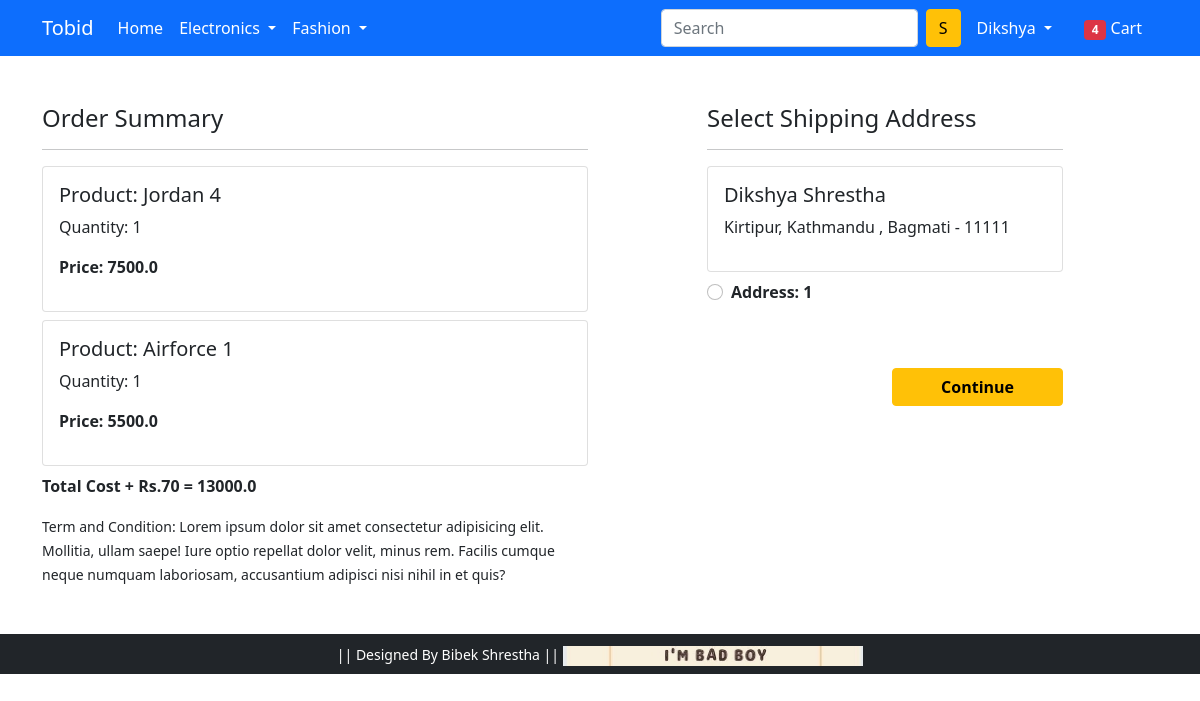
The app's page /checkout/ (signed in) with its own data.
### app/models.py (models this page shows, shortened)
class Cart(models.Model):
    user = models.ForeignKey(User, on_delete=models.CASCADE)
    product = models.ForeignKey(Product, on_delete=models.CASCADE)
    quantity = models.PositiveIntegerField(default=1)
    @property
    def total_cost(self):
        return self.quantity * self.product.discounted_price

class Product(models.Model):
    title = models.CharField(max_length=100)
    selling_price = models.FloatField()
    discounted_price = models.FloatField()
    description = models.TextField()
    brand = models.CharField(max_length=100)
    category = models.CharField( choices=CATEGORY_CHOICES, max_length=2)
    product_image = models.ImageField(upload_to="producting")

class Customer(models.Model):
 user = models.ForeignKey(User,on_delete=models.CASCADE)
 name = models.CharField(max_length=200)
 locality = models.CharField(max_length=200)
 city = models.CharField(max_length=50)
 zipcode = models.IntegerField()
 state = models.CharField( choices=STATE_CHOICES, max_length=50)

### app/views.py (the view)
# urls.py: path('checkout/',views.checkout, name='checkout'),
def checkout(request):
    user = request.user
    add = Customer.objects.filter(user=user)
    cart_items = Cart.objects.filter(user=user)
    amount = 0.0
    shipping_amount = 0.0
    totalamount = 0.0
    cart_product = [p for p in Cart.objects.all() if p.user == request.user ]
    if cart_product:
        for p in cart_product:
            tempamount = (p.quantity * p.product.discounted_price)
            amount += tempamount
        totalamount =amount + shipping_amount
    return render(request, 'app/checkout.html', {'add':add, 'totalamount':totalamount, 'cart_items':cart_items})

### app/templates/app/checkout.html (shortened to what this page needs)
{% extends 'app/base.html' %}
{% load static %}
{% block main-content %}
<div class="container">
 <div class="row mt-5">
  <div class="col-sm-6">
    <h4>Order Summary</h4>
    <hr>
    {% for item in cart_items %}
      <div class="card mb-2">
        <div class="card-body">
          <h5>Product: {{item.product.title}}</h5>
          <p>Quantity: {{item.quantity}}</p>
          <p class="fw-bold">Price: {{item.total_cost}}</p>
        </div>
      </div>
      {% endfor %}
      <p class="fw-bold">Total Cost + Rs.70 = {{totalamount}}</p>
    <small>Term and Condition: Lorem ipsum dolor sit amet consectetur adipisicing elit. Mollitia, ullam saepe! Iure optio repellat dolor velit, minus rem. Facilis cumque neque numquam laboriosam, accusantium adipisci nisi nihil in et quis?</small>
  </div>
  <div class="col-sm-4 offset-sm-1">
    <h4>Select Shipping Address</h4>
    <hr>
    <form action="/paymentdone">
    {% for ad in add %}
      <div class="card">
        <div class="card-body">
        <h5>{{ad.name}}</h5>
        <p>{{ad.locality}}, {{ad.city}} , {{ad.state}} - {{ad.zipcode}}</p>
        </div>
      </div>
        <div class="form-check mt-2 mb-5">
          <input class="form-check-input" type="radio" name="custid" id="custadd{{forloop.counter}}" value="{{ad.id}}">
          <label class="form-check-label fw-bold" for="custadd{{forloop.counter}}">
            Address: {{forloop.counter}}</label>
        </div>
        {% endfor %}
        <div class="text-end">
          <button type="submit" class="btn btn-warning mt-3 px-5 fw-bold">Continue</button>
        </div>
      </form>
    </div>
  </div>
</div>
{% endblock main-content %}

### app/templates/app/base.html (shortened to what this page needs)
<!doctype html>
{% load static %}
<html lang="en">
  <head>
    <link href="https://cdn.jsdelivr.net/npm/bootstrap@5.0.0-beta1/dist/css/bootstrap.min.css" rel="stylesheet">
    <link rel="stylesheet" href="{% static 'app/css/owl.carousel.min.css' %}">
    <link rel="stylesheet" href="{% static 'app/css/all.min.css' %}">
    <link rel="stylesheet" href="{% static 'app/css/style.css' %}">
  </head>
  <body>
    <nav class="navbar navbar-expand-lg navbar-dark bg-primary">
     <div class="container">
       <a class="navbar-brand" href="/">Tobid</a>
       <div class="collapse navbar-collapse" id="navbarSupportedContent">
         <ul class="navbar-nav me-auto mb-2 mb-lg-0">
           <li class="nav-item">
             <a class="nav-link active" aria-current="page" href="/">Home</a>
           </li>
           <li class="nav-item dropdown">
             <a class="nav-link dropdown-toggle text-white" href="#" id="electronicsDropdown" role="button" data-bs-toggle="dropdown" aria-expanded="false">
               Electronics
             </a>
           </li>
           <li class="nav-item dropdown">
             <a class="nav-link dropdown-toggle text-white" href="#" id="fashionDropdown" role="button" data-bs-toggle="dropdown" aria-expanded="false">
               Fashion
             </a>
           </li>
         </ul>
         <form class="d-flex">
           <input class="form-control me-2" type="search" placeholder="Search" aria-label="Search">
           <button class="btn btn-warning" type="submit">S</button>
         </form>
         <div>
          <ul class="navbar-nav me-auto mb-2 mb-lg-0">
           {% if request.user.is_authenticated %}
           <li class="nav-item dropdown mx-2">
              <a class="nav-link dropdown-toggle text-white" href="#" id="profileDropdown" role="button" data-bs-toggle="dropdown" aria-expanded="false">
                {{request.user.username|capfirst}}
              </a>
            </li>
            <li class="nav-item mx-2">
             <a href="{% url 'showcart' %}" class="nav-link text-white"><span class="badge bg-danger">4</span> Cart </a>
            </li>
            {% endif %}
          </ul>
         </div>
       </div>
     </div>
    </nav>
    {% block main-content %} {% endblock main-content %}
    <footer class="container-fluid bg-dark text-center p-2 mt-5">
        <small class="text-white">|| Designed By Bibek Shrestha ||</small>
        <img src="{% static 'app/images/payment.jpg' %}" alt="" srcset="" class="img-fluid" height="2px">
    </footer>
  </body>
</html>

### records on screen
Cart: product "Jordan 4", quantity "1", total_cost "7500.0"
Cart: product "Airforce 1", quantity "1", total_cost "5500.0"
Customer: name "Dikshya Shrestha", locality "Kirtipur", city "Kathmandu", state "Bagmati", zipcode "11111"

### other values on screen
{{ request.user.username|capfirst }} "Dikshya"
{{ totalamount }} "13000.0"
